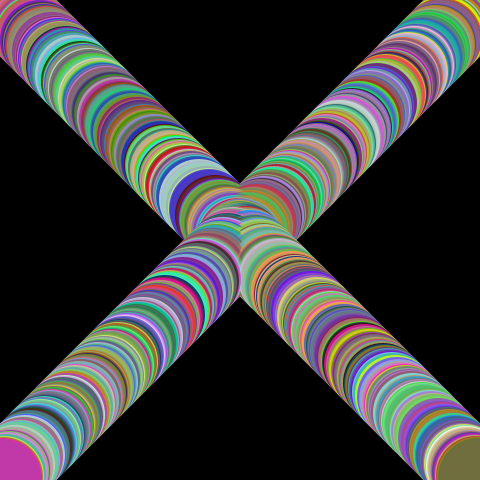
Frame 1 (no input)
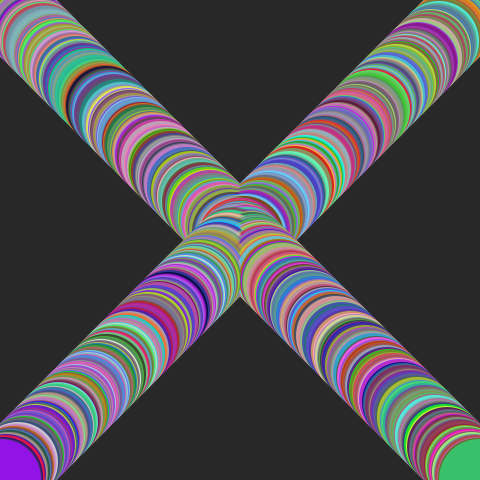
Frame 60 (the mouse pressed at the canvas centre just before this capture)
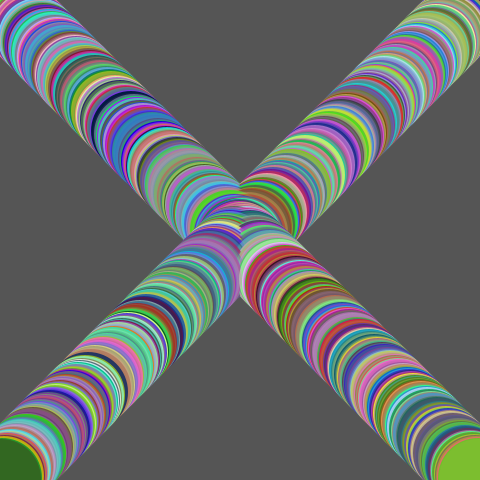
Frame 120 (the mouse held since frame 60 and released just before this capture)

The Processing sketch that drew these frames (run headless with seeded random() and noise(); from frame 60 on, the mouse is pressed at the canvas centre):

// Processing sketch: randshapes
// ── randshapes.pde
// Ben Bailey
// 20140909

void setup() {
  size(480, 480);
  background(255, 255, 255, 20);
  noStroke();
  //noLoop();
}

int z = 0;

void circle(float x, float y, float diameter, float r, float g, float b, float t) {
  fill(r, g, b, t);
  ellipse(x, y, diameter, diameter);
}

void draw() {
  if(z >= 255) {
    z = 0;
  }
  background(z, z, z);
  for(int i = 0; i < 480; i++){
    circle(i, i, 80, random(255), random(255), random(255), random(255));
    circle(width-i, i, 80, random(255), random(255), random(255), random(255));
  }
  z = z + 5;
}
